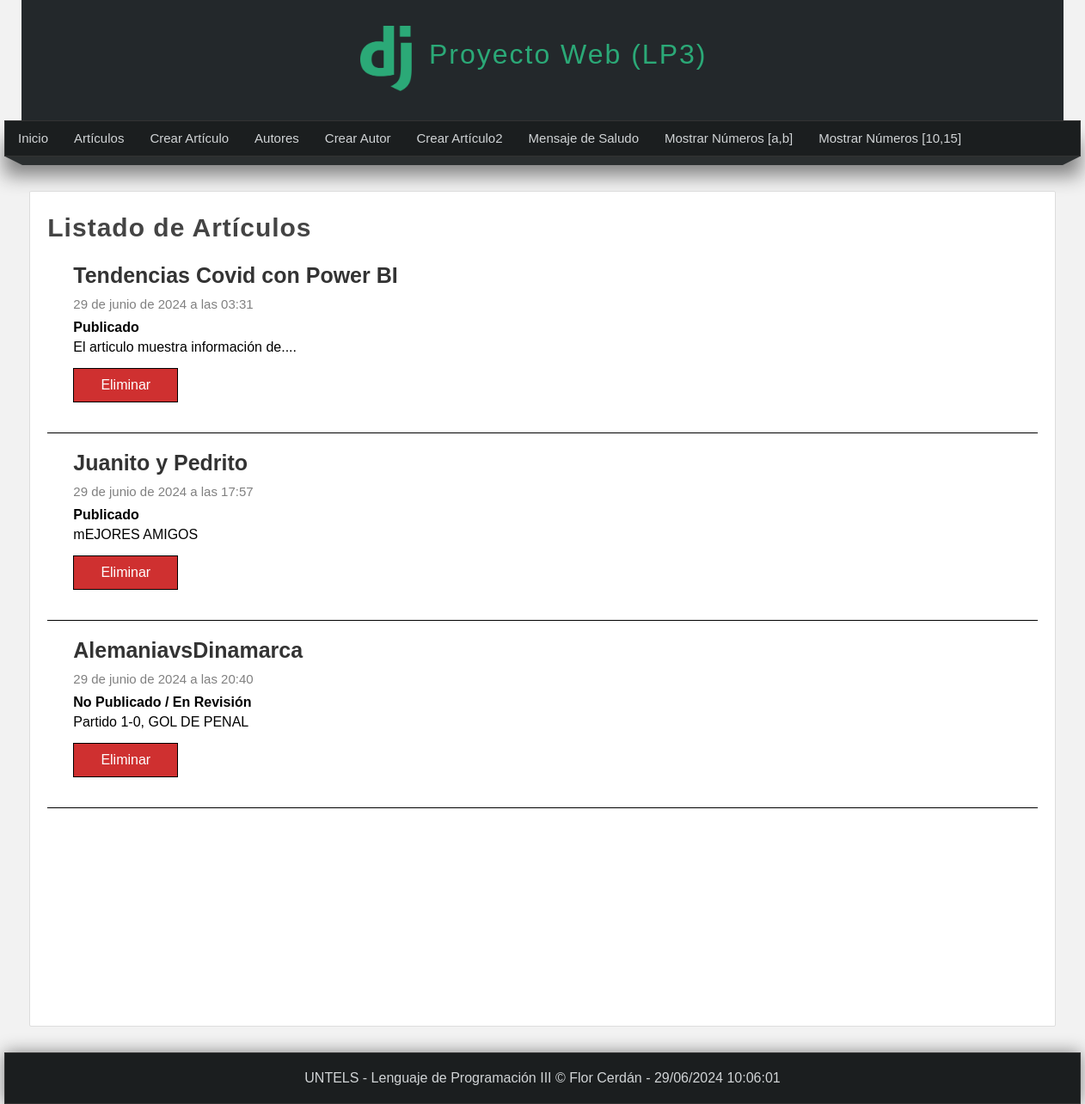
Page /listar-articulos/ on the earlier database version.
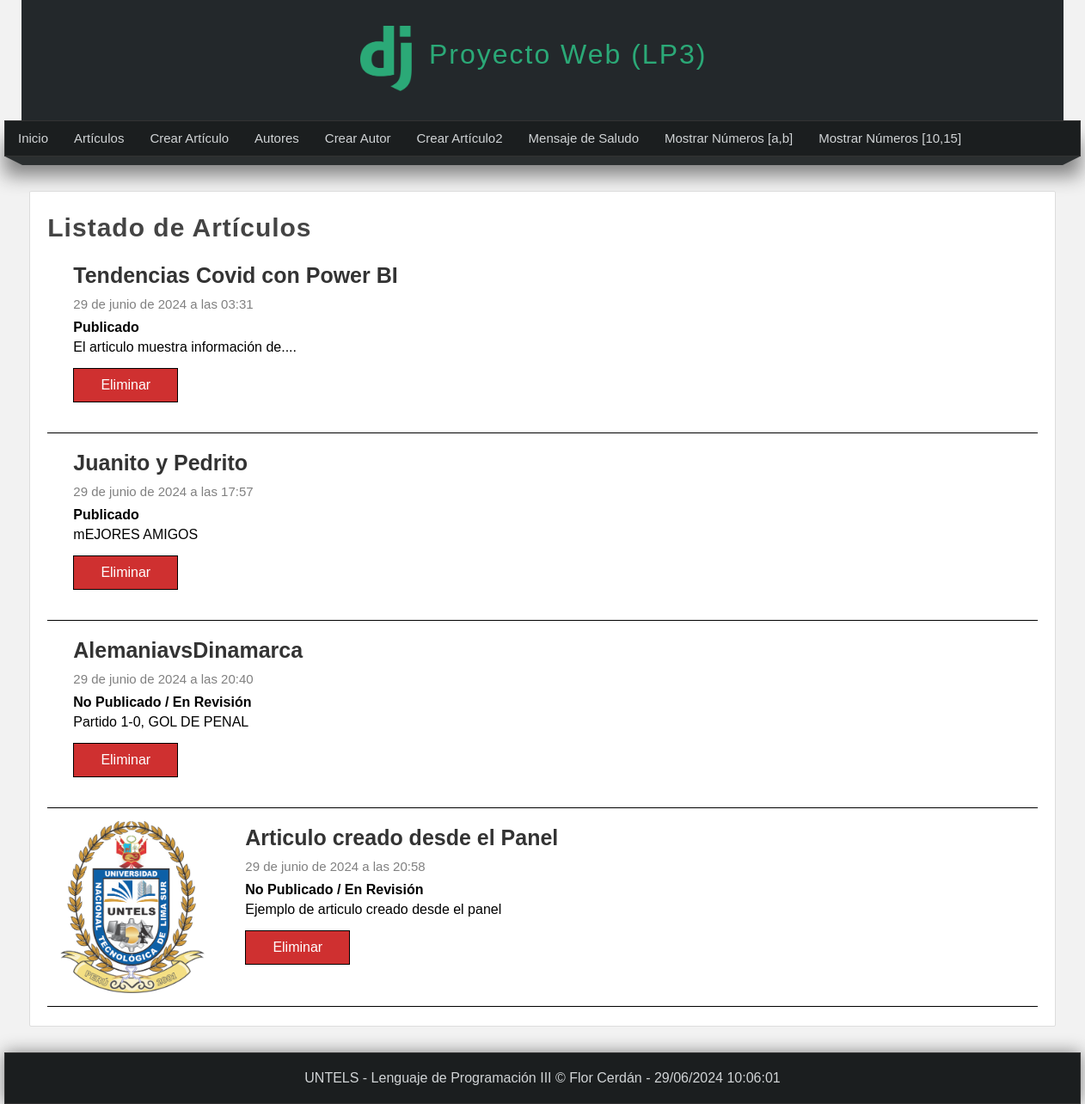
Same page on the later database version.
### miapp/models.py (models this page shows, shortened)
class Articulo(models.Model):
    titulo = models.CharField(max_length=150, verbose_name="Título")
    contenido = models.TextField(verbose_name="Contenido")
    imagen = models.ImageField(default='null', verbose_name="Miniatura", upload_to="articulos")
    publicado = models.BooleanField(verbose_name="¿Publicado?")
    creado = models.DateTimeField(auto_now_add=True, verbose_name="Creado")
    actualizado = models.DateTimeField(auto_now=True, verbose_name="Editado")
    class Meta:
        verbose_name = "Artículo"
        verbose_name_plural = "Artículos"

### miapp/views.py (the view)
# urls.py: path('listar-articulos/',views.listar_articulos,name="listar_articulos"),
def listar_articulos(request):
    articulos = Articulo.objects.all();
    """articulos = Articulo.objects.filter(
        Q(titulo__contains="Py") |
        Q(titulo__contains="Hab")
    )"""
    return render(request, 'listar_articulos.html',{
        'articulos': articulos,
        'titulo': 'Listado de Artículos'
    })

### miapp/templates/listar_articulos.html (shortened to what this page needs)
{% extends 'layout.html' %}
{% block content %}
    <h1 class="title">{{titulo}} </h1>
        {% for articulo in articulos %}
            <div class="articulo-item">
                {% if articulo.imagen != 'null' %}
                    <div class="image">
                        <img src="{{articulo.imagen.url}}" />
                    </div>
                {% endif %}
                <div class="data">
                    <h2>
                        {{articulo.titulo}}
                    </h2>
                    <span class="date">
                        {{articulo.creado}}
                    </span>
                    {% if articulo.publicado %}
                        <strong>
                            Publicado
                        </strong>
                    {% else %}
                        <strong>
                            No Publicado / En Revisión
                        </strong>
                    {% endif %}
                    <p>
                        {{articulo.contenido}}
                        <a href="{% url 'eliminar_articulo' id=articulo.id %}"  class="btn btn-delete">
                            Eliminar
                        </a>
                    </p>
                </div>
            </div>
        {% endfor %}
{% endblock %}

Differences in the rows shown:
added Articulo: imagen (picture), titulo "Articulo creado desde el Panel", creado "29 de junio de 2024 a las 20:58", publicado "No Publicado / En Revisión", contenido "Ejemplo de articulo creado desde el panel"
